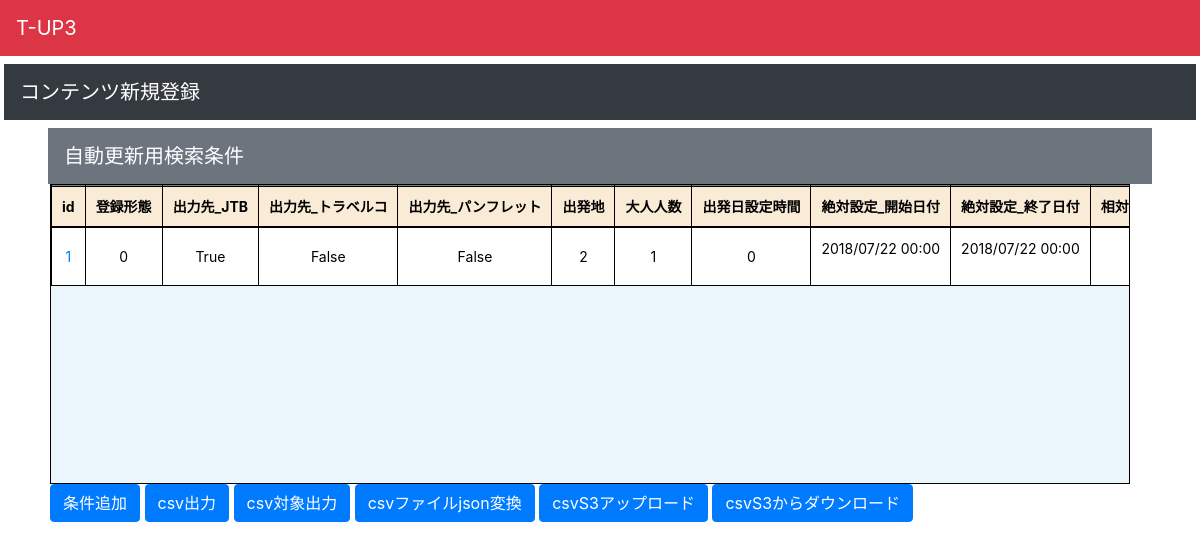
/, run on an earlier commit of the app's database.
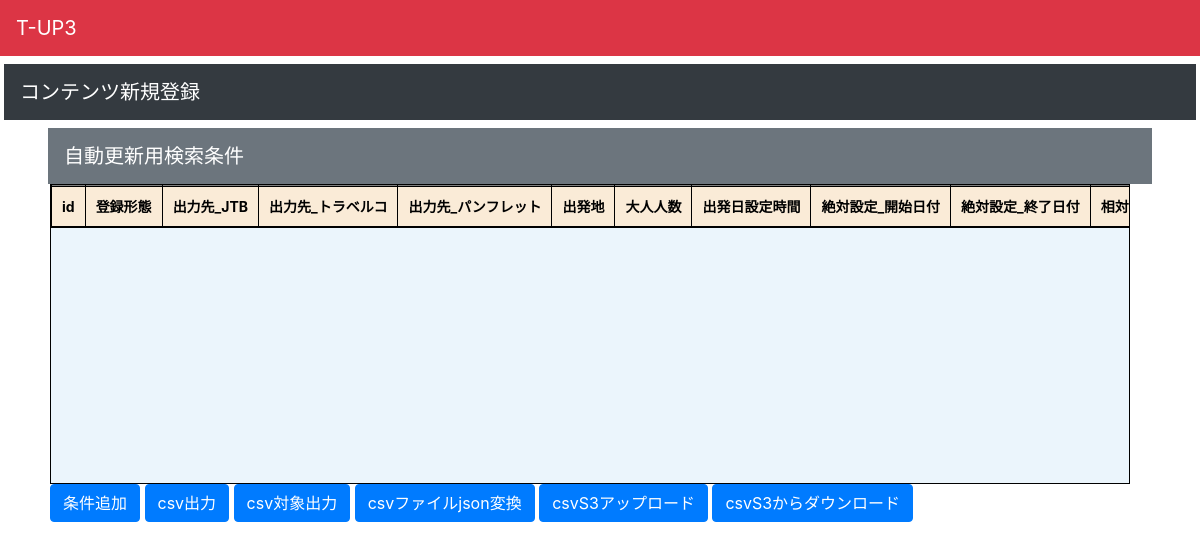
And on a later commit of the database.
### app1/models.py (models this page shows)
class RequirementsInfometion(models.Model):
    registrationFormRadioButton = models.TextField(
        verbose_name='登録形態',
        choices=[('1', 'エスコート'),
                 ('2', 'MySTYLE(UAH含む)'),
                 ('3', '航空券 '),
                 ('4', 'ホテル')
                 ],
        blank=False,
        null=False
        )
    outputDestinationJtbChackBox = models.BooleanField(
        verbose_name='出力先_JTB',
    )
    outputDestinationTravelChackBox = models.BooleanField(
        verbose_name='出力先_トラベルコ',
    )
    outputDestinationPamphletChackBox = models.BooleanField(
        verbose_name='出力先_パンフレット',
    )
    departurePoint = models.CharField(
        verbose_name='出発地',
        choices=[('HND', '東京(羽田)'),
                 ('NRT', '東京(成田)'),
                 ('ITM', '大阪(伊丹)'),
                 ('CTS', '札幌(新千歳)'),
                 ('NGO', '名古屋(中部)'),
                 ('FUK', '福岡')
                 ],
        max_length=255,
        blank=False,
        null=False)
    adultNum = models.IntegerField(
        verbose_name='大人人数',
        blank=True,
        null=True,
        default=0)
    departureDateSettingRadio = models.TextField(
        verbose_name='出発日設定時間',
        choices=[('1', '絶対設定'),
                 ('2', '相対設定1'),
                 ('3', '相対設定2')
                 ],
        blank=False,
        null=False)
    absoluteSettingStartDate = models.DateTimeField(
        verbose_name='絶対設定_開始日付',
        blank=True,
        null=True)
    absoluteSettingEndDate = models.DateTimeField(
        verbose_name='絶対設定_終了日付',
        blank=True,
        null=True)
    relativeSettings1StartList = models.CharField(
        verbose_name='相対設定1_開始リスト',
        max_length=255,
        blank=True,
        null=True)
    relativeSettings1EndList = models.CharField(
        verbose_name='相対設定1_終了リスト',
        max_length=255,
        blank=True,
        null=True)
    relativeSettings2StartDayTxt = models.CharField(
        verbose_name='相対設定2_開始日',
        max_length=255,
        blank=True,
        null=True)
    relativeSettings2EndDayTxt = models.CharField(
        verbose_name='相対設定2_終了日',
        max_length=255,
        blank=True,
        null=True)
    rootPackageId = models.CharField(
        verbose_name='ルートパッケージID',
        max_length=255,
        blank=True,
        null=True)
    firstCity = models.CharField(
        verbose_name='1都市目',
        max_length=255,
        blank=False,
        null=False)
    firstCityDepartureDate = models.CharField(
        verbose_name='1都市目_現地出発日',
        max_length=255,
        blank=True,
        null=True)
    firstCityHotelTariffCode1 = models.CharField(
        verbose_name='1都市目_ホテルタリフコード1',
        max_length=255,
        blank=True,
        null=True)
    firstCityHotelTariffCode2 = models.CharField(
        verbose_name='1都市目_ホテルタリフコード2',
        max_length=255,
        blank=True,
        null=True)
    firstCityLopCompanyCode = models.CharField(
        verbose_name='1都市目_LOP会社コード',
        max_length=255,
        blank=True,
        null=True)
    firstCityPlanId = models.CharField(
        verbose_name='1都市目_プランID',
        max_length=255,
        blank=True,
        null=True)
    secondtCity = models.CharField(
        verbose_name='2都市目',
        max_length=255,
        blank=True,
        null=True)
    secondtCityDepartureDate = models.CharField(
        verbose_name='2都市目_現地出発日',
        max_length=255,
        blank=True,
        null=True)
    secondtCityHotelTariffCode1 = models.CharField(
        verbose_name='2都市目_ホテルタリフコード1',
        max_length=255,
        blank=True,
        null=True)
    secondtCityHotelTariffCode2 = models.CharField(
        verbose_name='2都市目_ホテルタリフコード2',
        max_length=255,
        blank=True,
        null=True)
    thirdCity = models.CharField(
        verbose_name='3都市目',
        max_length=255,
        blank=True,
        null=True)
    thirdCityDepartureDate = models.CharField(
        verbose_name='3都市目_現地出発日',
        max_length=255,
        blank=True,
        null=True)
    thirdCityHotelTariffCode1 = models.CharField(
        verbose_name='3都市目_ホテルタリフコード1',
        max_length=255,
        blank=True,
        null=True)
    thirdCityHotelTariffCode2 = models.CharField(
        verbose_name='3都市目_ホテルタリフコード2',
        max_length=255,
        blank=True,
        null=True)
    airlinesSelectTxt = models.CharField(
        verbose_name='航空会社',
        max_length=255,
        blank=True,
        null=True)
    useDirectFlightChackBox = models.BooleanField(
        verbose_name='直行便指定',
    )
    cabinClassOutboundTripRadioButton = models.TextField(
        verbose_name='キャビンクラス（往路）',
        choices=[('1', 'エコノミー'),
                 ('2', 'プレミアムエコノミー'),
                 ('3', 'ビジネス '),
                 ('4', 'ファースト')
                 ],
        blank=True,
        null=True)
    cabinClassRoundTripRadioButton = models.TextField(
        verbose_name='キャビンクラス（複路）',
        choices=[('1', 'エコノミー'),
                 ('2', 'プレミアムエコノミー'),
                 ('3', 'ビジネス '),
                 ('4', 'ファースト')
                 ],
        blank=True,
        null=True)
    flightNumberOutboundTripTxt = models.CharField(
        verbose_name='便名（往路）',
        max_length=255,
        blank=True,
        null=True)
    flightNumberRoundTripTxt = models.CharField(
        verbose_name='便名（複路）',
        max_length=255,
        blank=True,
        null=True)
    created_at = models.DateTimeField(
        verbose_name='作成日時',
        auto_now_add=True)
    updated_at = models.DateTimeField(
        verbose_name='更新日時',
        auto_now=True)

### app1/views.py (the view)
# urls.py: path('', views.List.as_view()),
class List(ListView):
    model = RequirementsInfometion
    template_name = "app1/requirementsinfometion_list.html"

### app1/templates/app1/requirementsinfometion_list.html (shortened to what this page needs)
{% extends "app1/index.html" %}
{% block main %}
<div class="table_box">
    <table border="1">
        <tr>
            <th class="sticky">id</th>
            <th class="sticky">登録形態</th>
            <th class="sticky">出力先_JTB</th>
            <th class="sticky">出力先_トラベルコ</th>
            <th class="sticky">出力先_パンフレット</th>
            <th class="sticky">出発地</th>
            <th class="sticky">大人人数</th>
            <th class="sticky">出発日設定時間</th>
            <th class="sticky">絶対設定_開始日付</th>
            <th class="sticky">絶対設定_終了日付</th>
            <th class="sticky">相対設定1_開始日付</th>
        </tr>
        {% for object in object_list %}
        <tr>
            <td><a href="{% url 'csv_export' %}" name="id" value="{{ object.id }}">{{ object.id }}</a></td>
            <td>{{ object.get_registrationFormRadioButton_display }}</td>
            <td>{{ object.outputDestinationJtbChackBox }}</td>
            <td>{{ object.outputDestinationTravelChackBox }}</td>
            <td>{{ object.outputDestinationPamphletChackBox }}</td>
            <td>{{ object.get_departurePoint_display }}</td>
            <td>{{ object.adultNum }}</td>
            <td>{{ object.get_departureDateSettingRadio_display }}</td>
            <td>{{ object.absoluteSettingStartDate | date:'Y/m/d H:i' }}</p>
            <td>{{ object.absoluteSettingEndDate | date:'Y/m/d H:i' }}</p>
            <td>{{ object.relativeSettings1StartList }}</td>
        </tr>
        {% endfor %}
    </table>
</div>
<p>
    <a href="{% url 'create' %}" style="margin-left: 50px;" class="btn btn-primary">条件追加</a>
    <a href="{% url 'csv_export' %}" class="btn btn-primary">csv出力</a>
    <a href="{% url 'csv_export_target' %}" class="btn btn-primary">csv対象出力</a>
    <a href="{% url 'csv_import' %}" class="btn btn-primary">csvファイルjson変換</a>
    <a href="{% url 'upload_file_to_s3' %}" class="btn btn-primary">csvS3アップロード</a>
    <a href="{% url 'download_file_from_s3' %}" class="btn btn-primary">csvS3からダウンロード</a>
</p>
{% endblock %}

### app1/templates/app1/index.html (shortened to what this page needs)
{% load static %}
<!DOCTYPE html>
<html lang="ja">
    <head>
        <link rel="stylesheet" href="https://maxcdn.bootstrapcdn.com/bootstrap/4.0.0/css/bootstrap.min.css">
        <link rel="stylesheet" href="https://cdnjs.cloudflare.com/ajax/libs/bootstrap-datetimepicker/4.17.47/css/bootstrap-datetimepicker.min.css" />
        <link rel="stylesheet" href="{% static 'main.css' %}">
    </head>
    <body>
        <nav class="navbar navbar-expand-lg navbar-dark bg-danger text-white">
            <a class="navbar-brand" href="/">T-UP3</a>
        </nav>
        <nav class="navbar navbar-expand-lg navbar-dark bg-dark text-white mt-2 ml-1 mr-1">
            <a class="navbar-brand" href="/">コンテンツ新規登録</a>
        </nav>
        <nav class="navbar navbar-expand-lg navbar-dark bg-secondary text-white mt-2 ml-5 mr-5">
            <a class="navbar-brand" href="/">自動更新用検索条件</a>
        </nav>
        {% block main %}
        {% endblock %}
    </body>
</html>

### app1/static/main.css (style rules this page uses)
.table_box { margin-left: 50px; overflow-y: auto; height: 300px; width:1080px; -webkit-overflow-scrolling: touch; background-color: rgb(235, 245, 252); border: 1px solid black; }
table { border-collapse: collapse; border-spacing: 0; width: 100%; }
th, td { vertical-align: middle; padding: 10px; border: 1px solid #000; color: #000; font-size: 14px; text-align: center; white-space: nowrap; }
th { background: #000; }
.sticky { position: sticky; top: 0; left: 0; border-top: none; }
.sticky::before { content: ""; position: absolute; top: 0; left: 0; width: 100%; height: 100%; border-top: 1px solid #000; border-bottom: 1px solid #000; background-color: antiquewhite; z-index: -1; }

What changed in the data, as far as the page shows it:
removed RequirementsInfometion: id "1", registrationFormRadioButton "0", outputDestinationJtbChackBox "True", outputDestinationTravelChackBox "False", outputDestinationPamphletChackBox "False", departurePoint "2", adultNum "1", departureDateSettingRadio "0", absoluteSettingStartDate "2018/07/22 00:00", absoluteSettingEndDate "2018/07/22 00:00"
